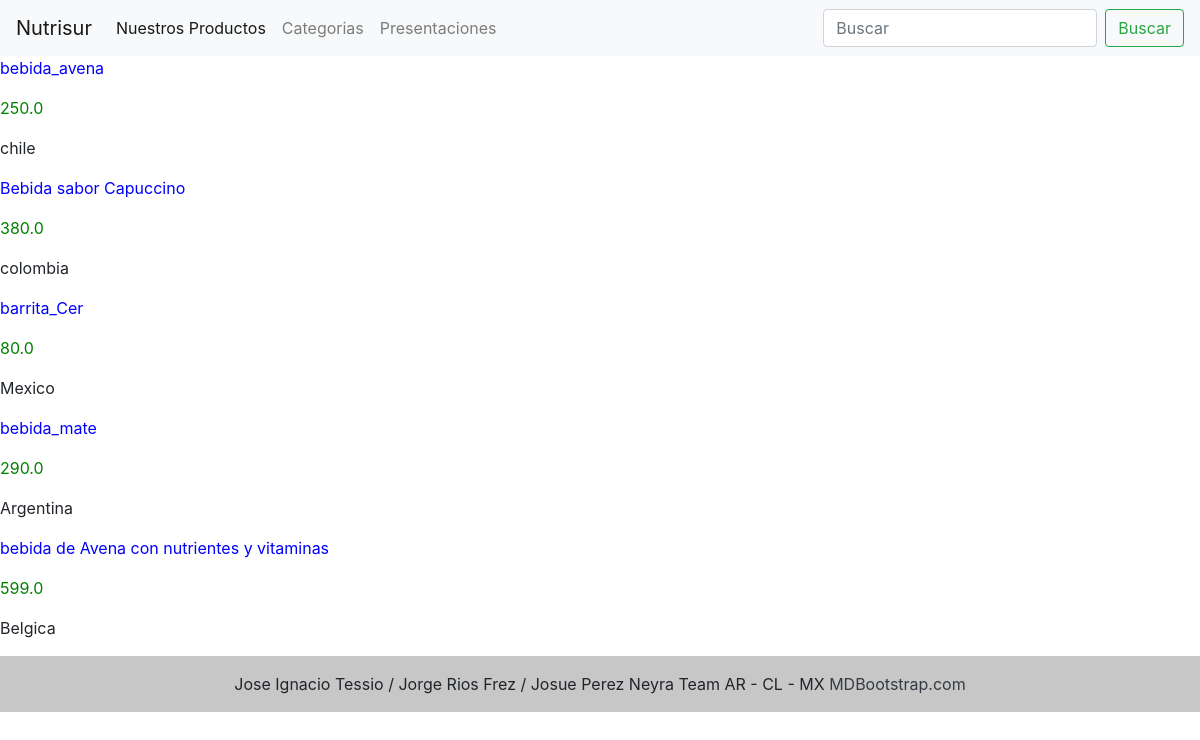
Before: /Healthdrink/ with the older database file.
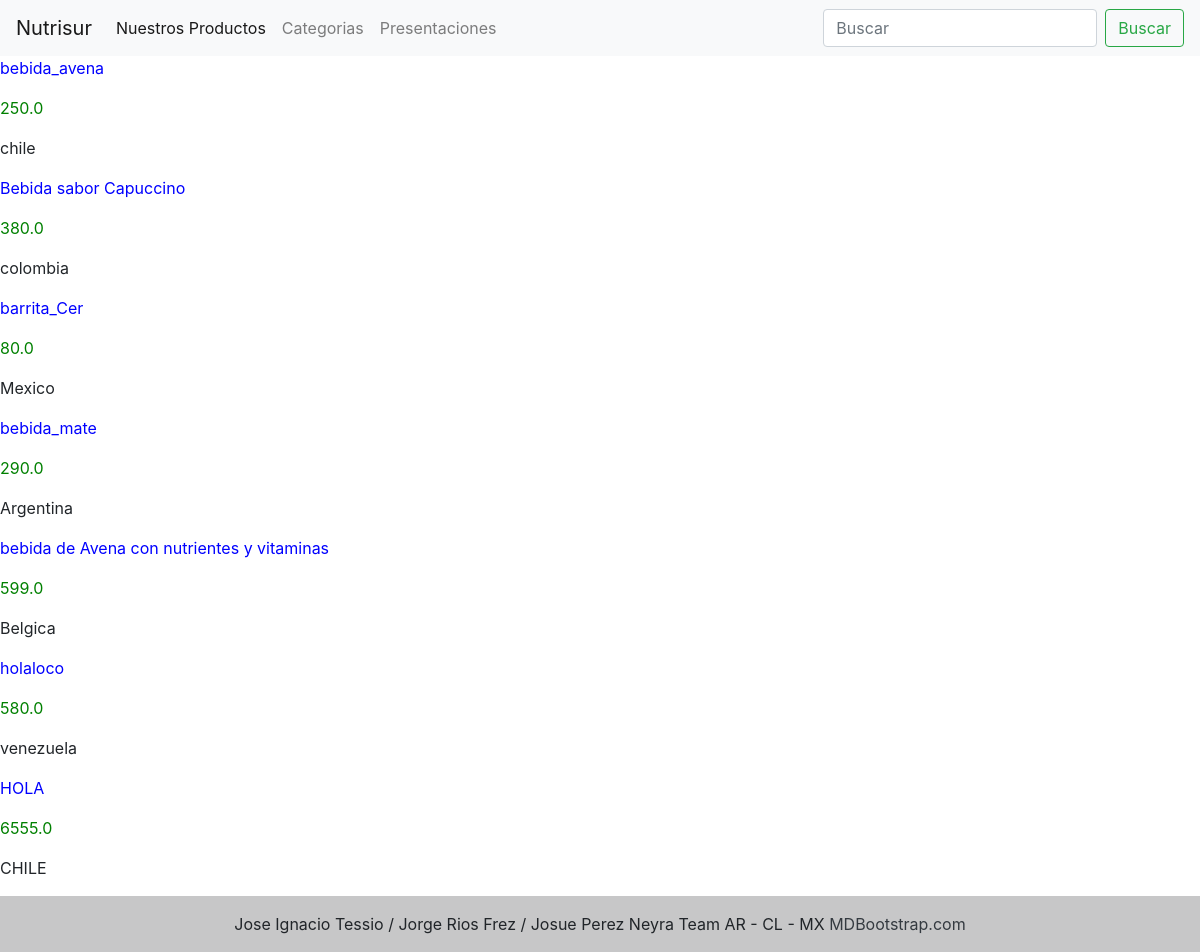
After: the same page with the newer database file.
### nutrisur/models.py (models this page shows)
class Healthdrink(models.Model):
    name = models.CharField(max_length=40)
    description = models.CharField(max_length=500,null=True,blank=True)
    price = models.FloatField()
    country = models.CharField(max_length=40)

### nutrisur/views.py (the view)
# urls.py: path('Healthdrink/', productos, name ='Healthdrink'),
def productos(request):
    conulta_h = Healthdrink.objects.all()
    micontext = {'Healthdrink': conulta_h}
    return render (request,"healthdrink.html", context = micontext)

### templates/healthdrink.html (shortened to what this page needs)
{% extends 'base.html' %}
{% block contenido_que_cambia %}
{% for i in Healthdrink %}
    <p><a style ="color:blue">{{i.description}} </a><p>
        <p><a style ="color:green">{{i.price}} </a><p>
            <p><a>{{i.country}} </a><p>
{% endfor %}
{% endblock %}

### templates/base.html (shortened to what this page needs)
<!DOCTYPE html>
<html lang="en">
<head>
    <link rel="stylesheet" href="https://cdn.jsdelivr.net/npm/bootstrap@4.6.2/dist/css/bootstrap.min.css"
>
</head>
<body>
    <nav class="navbar navbar-expand-lg navbar-light bg-light">
        <a class="navbar-brand" href="#">Nutrisur</a>
        <div class="collapse navbar-collapse" id="navbarSupportedContent">
            <ul class="navbar-nav mr-auto">
                <li class="nav-item active">
                    <a class="nav-link" href="/Healthdrink/"> Nuestros Productos</a>
                </li>
                <li class="nav-item">
                    <a class="nav-link" href="/Category/"> Categorias </a>
                </li>
                <li class="nav-item">
                    <a class="nav-link" href="/Container/"> Presentaciones </a>
                </li>
            </ul>
            <form class="form-inline my-2 my-lg-0" action="/products/search-products/" method="GET">
                <input class="form-control mr-sm-2" type="search" placeholder="Buscar" aria-label="Search" name = 'search'>
                <button class="btn btn-outline-success my-2 my-sm-0" type="submit">Buscar</button>
            </form>
        </div>
    </nav>
    {% block contenido_que_cambia %}{% endblock %}
    <footer class="bg-light text-center text-lg-start">
        <div class="text-center p-3" style="background-color: rgba(0, 0, 0, 0.2);">
            Jose Ignacio Tessio / Jorge Rios Frez / Josue Perez Neyra
            Team AR - CL - MX
            <a class="text-dark" href="https://mdbootstrap.com/">MDBootstrap.com</a>
        </div>
    </footer>
</body>
</html>

Changed rows visible on the page:
added Healthdrink: description "holaloco", price "580.0", country "venezuela"
added Healthdrink: description "HOLA", price "6555.0", country "CHILE"
